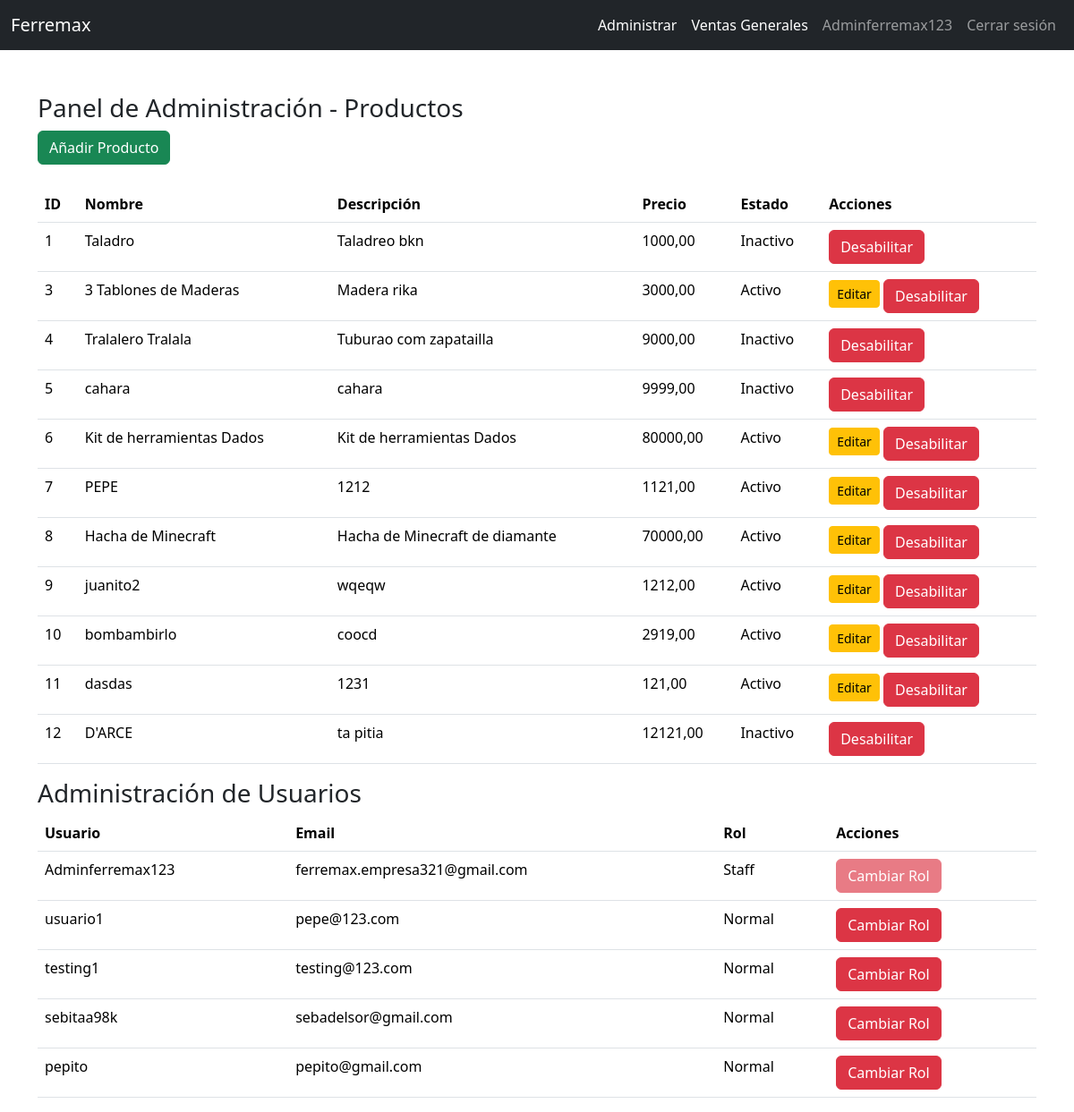
/admin-index/ (signed in), run on an earlier commit of the app's database.
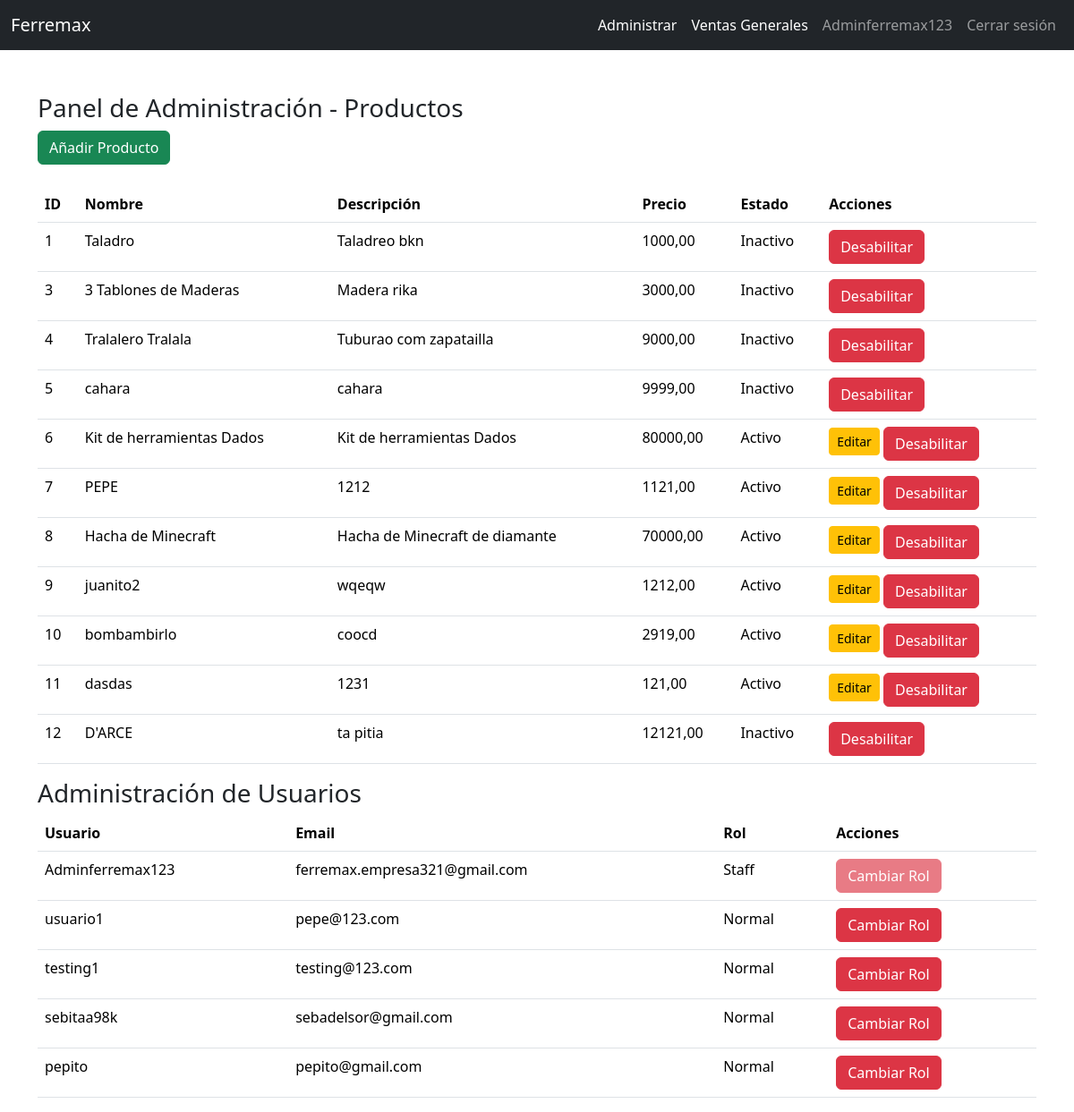
And on a later commit of the database.
### home/models.py (models this page shows, shortened)
class Producto(models.Model):
    nombre = models.CharField(max_length=100)
    precio = models.DecimalField(max_digits=10, decimal_places=2)
    descripcion = models.TextField()
    stock = models.IntegerField()
    imagen_url = models.URLField(null=True, blank=True)
    estado = models.BooleanField(default=True)

### admin_crud_rol/views.py (the view)
# urls.py: path('admin-index/', admin_view, name='admin-index'),
@user_passes_test(lambda u: u.is_staff)
def admin_view(request):
    productos = Producto.objects.all()  # Obtener todos los productos
    usuarios = User.objects.all()  # Obtener todos los usuarios
    return render(request, 'admin/admin-index.html', {'productos': productos, 'usuarios': usuarios})

### admin_crud_rol/templates/admin/admin-index.html (shortened to what this page needs)
{% load static %}
<!DOCTYPE html>
<html lang="es">
<head>
    <link href="https://cdn.jsdelivr.net/npm/bootstrap@5.3.5/dist/css/bootstrap.min.css" rel="stylesheet">
</head>
<body>
    {% include 'home/navbar.html' %}
    <div class="container mt-5">
        <h3>Panel de Administración - Productos</h3>
        <button type="button" class="btn btn-success add-product" data-bs-toggle="modal" data-bs-target="#formModal">Añadir Producto</button>
        <table class="table mt-4">
            <thead>
                <tr>
                    <th>ID</th>
                    <th>Nombre</th>
                    <th>Descripción</th>
                    <th>Precio</th>
                    <th>Estado</th>
                    <th>Acciones</th>
                </tr>
            </thead>
            <tbody>
                {% for producto in productos %}
                <tr>
                    <td>{{ producto.id }}</td>
                    <td>{{ producto.nombre }}</td>
                    <td>{{ producto.descripcion }}</td>
                    <td>{{ producto.precio }}</td>
                    <td>{{ producto.estado|yesno:"Activo,Inactivo" }}</td>
                    <td>
                        {% if producto.estado %}
                            <a href="/editar_producto/{{ producto.id }}/" class="btn btn-warning btn-sm mb-1">
                                 Editar
                            </a>
                        {% endif %}
                        <button type="submit" class="btn btn-danger" onclick="cambiarEstadoProducto({{ producto.id }})">Desabilitar</button>
                    </td>
                </tr>
                {% endfor %}
            </tbody>
        </table>
        <h3>Administración de Usuarios</h3>
        <table class="table">
            <thead>
                <tr>
                    <th>Usuario</th>
                    <th>Email</th>
                    <th>Rol</th>
                    <th>Acciones</th>
                </tr>
            </thead>
            <tbody>
                {% for user in usuarios %}
                <tr>
                    <td>{{ user.username }}</td>
                    <td>{{ user.email }}</td>
                    <td>{{ user.is_staff|yesno:"Staff,Normal" }}</td>
                    <td>
                    <button type="submit" class="btn btn-danger cambiar-rol-btn" data-user-id="{{ user.id }}" onclick="cambiarRol({{ user.id }})">Cambiar Rol</button>
                    </td>
                </tr>
                {% endfor %}
            </tbody>
        </table>
    </div>
<div class="toast-container position-fixed top-0 end-0 p-3">
</div>
<div class="toast-container position-fixed top-0 end-0 p-3">
</div>

What changed in the data, as far as the page shows it:
changed Producto "3 Tablones de Maderas": estado "Activo" → "Inactivo"; no longer shows "Editar"
